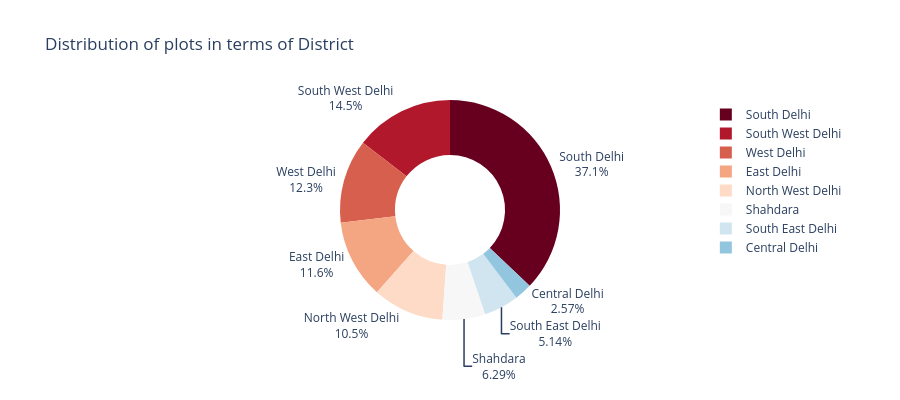

The notebook cell saved with this chart:
### Markdown cell above
* Areas above **10,000 sq ft were capped/adjusted** to reduce extreme variation, as they were disproportionately affecting the relationship between **area and price per sq ft**.

* These very large properties are rare and behave differently (luxury segment), so treating them helps in achieving a more stable analysis.

* The distribution remains **right-skewed**, indicating that most properties fall in the **lower area range**, with fewer large-sized properties extending the tail.

* This suggests that **majority of listings require relatively smaller area**, while high-area properties are limited and contribute to skewness.

### Code cell
df.columns
import plotly
temp=df.District.value_counts().reset_index()
#px.pie(values)
px.pie(temp,values='count',names='District',hole=0.5,color_discrete_sequence=plotly.colors.sequential.RdBu,height=400,title='Distribution of plots in terms of District').update_traces(textposition='outside',textinfo='percent+label')

### Figure 1 — Plotly figure (JSON) as saved in the notebook; plotly's stock layout.template omitted (floating-point values rounded to 4 significant figures)
{"data": [{"domain": {"x": [0, 1], "y": [0, 1]}, "hole": 0.5, "hovertemplate": "District=%{label}<br>count=%{value}<extra></extra>", "labels": ["South Delhi", "South West Delhi", "West Delhi", "East Delhi", "North West Delhi", "Shahdara", "South East Delhi", "Central Delhi"], "legendgroup": "", "name": "", "showlegend": true, "textinfo": "percent+label", "textposition": "outside", "type": "pie", "values": [419, 164, 139, 131, 118, 71, 58, 29]}], "layout": {"height": 400, "legend": {"tracegroupgap": 0}, "piecolorway": ["rgb(103,0,31)", "rgb(178,24,43)", "rgb(214,96,77)", "rgb(244,165,130)", "rgb(253,219,199)", "rgb(247,247,247)", "rgb(209,229,240)", "rgb(146,197,222)", "rgb(67,147,195)", "rgb(33,102,172)", "rgb(5,48,97)"], "title": {"text": "Distribution of plots in terms of District"}}}
